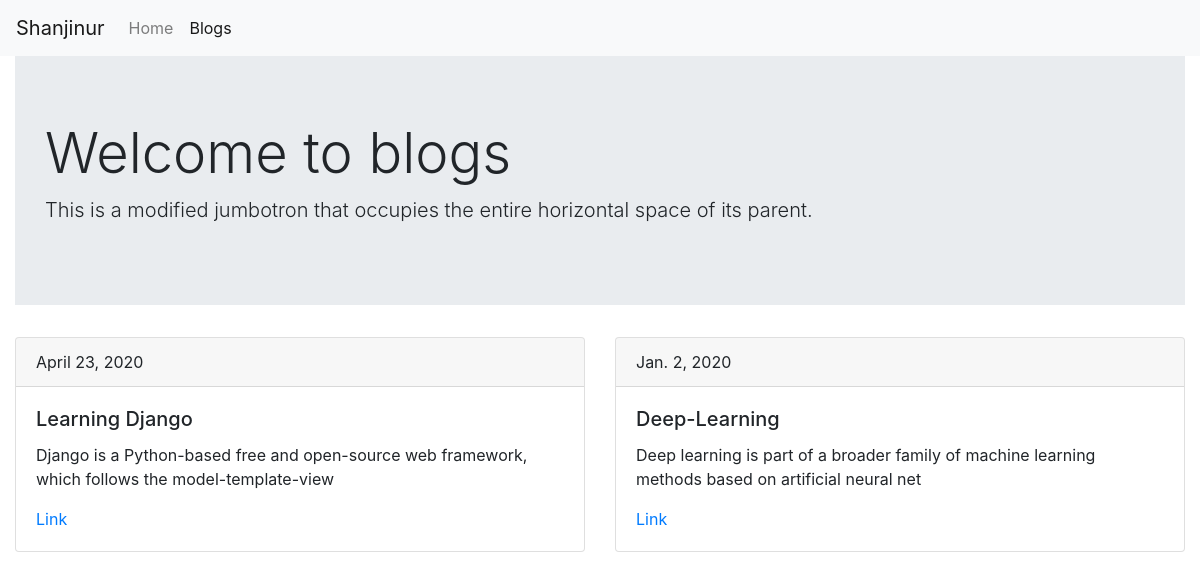
Screenshot of /blog/ with the database file from the repository.
### blog/models.py (models this page shows)
class Blog(models.Model):
    title = models.CharField(max_length=100)
    description = models.TextField(max_length=1000)
    url = models.URLField()
    date = models.DateField(auto_now=False, auto_now_add=False)

### blog/views.py (the view)
# urls.py: path('', views.home),
def home(request):
    blogs = models.Blog.objects.order_by('-date')
    return render(request,'blog/blog.html',{'blogs':blogs})

### blog/templates/blog/blog.html (shortened to what this page needs)
<link rel="stylesheet" href="https://maxcdn.bootstrapcdn.com/bootstrap/4.0.0/css/bootstrap.min.css"
>
<nav class="navbar navbar-expand-lg navbar-light bg-light">
    <a class="navbar-brand" href="#">Shanjinur</a>
    <div class="collapse navbar-collapse" id="navbarNavAltMarkup">
        <div class="navbar-nav">
            <a class="nav-item nav-link" href="/">Home <span class="sr-only">(current)</span></a>
            <a class="nav-item nav-link active" href="/blog">Blogs</a>
        </div>
    </div>
</nav>
<div class="container-fluid">
    <div class="jumbotron jumbotron-fluid">
        <div class="container">
            <h1 class="display-4">Welcome to blogs</h1>
            <p class="lead">This is a modified jumbotron that occupies the entire horizontal space of its parent.</p>
        </div>
    </div>
    <div class="card-deck">
        {% for blog in blogs %}
        <div class="card" style="width: 18rem;">
            <div class="card-header">
                {{blog.date}}
            </div>
            <div class="card-body">
                <h5 class="card-title">{{blog.title}}</h5>
                <p class="card-text">{{blog.description}}</p>
                <a href="{% url 'blog:detail' blog.id %}" class="card-link">Link</a>
            </div>
        </div>
        {% endfor %}
    </div>
</div>

### rows the page displays
Blog: date "April 23, 2020", title "Learning Django", description "Django is a Python-based free and open-source web framework, which follows the model-template-view"
Blog: date "Jan. 2, 2020", title "Deep-Learning", description "Deep learning is part of a broader family of machine learning methods based on artificial neural net"
